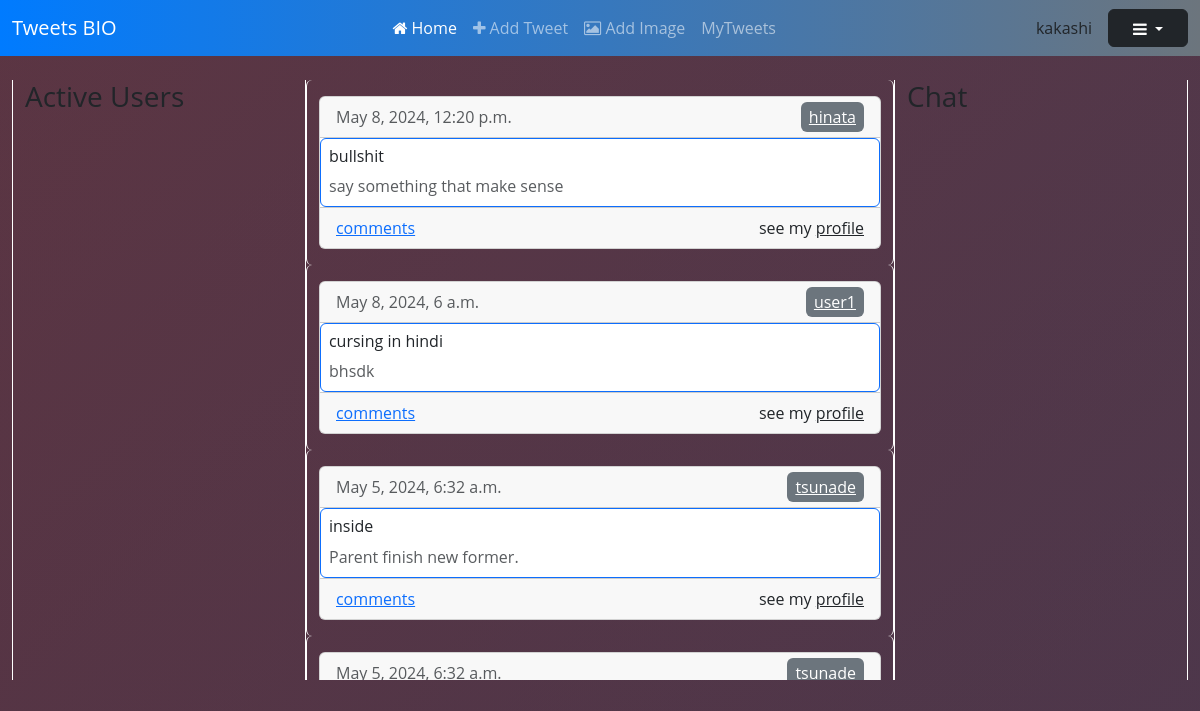
Screenshot of / (signed in) with the database file from the repository.
### myapp/models.py (models this page shows, shortened)
class Tweets(models.Model):
    user = models.ForeignKey(User,on_delete=models.CASCADE)
    topic = models.CharField(max_length=50,null=False,blank=False)
    tweet = models.CharField(max_length=250,null=False,blank=False)
    pub_date = models.DateTimeField()

### myapp/views.py (the view)
# urls.py: path("",index_page,name="index_page"),
@login_required(login_url="login/")
def index_page(request):
    user_data = Tweets.objects.all().order_by("-pub_date")
    return render(request,"index.html",context={"page":"home","data":user_data})

### myapp/templates/index.html (shortened to what this page needs)
{% extends "base.html" %}
{% block navbar %}
<nav class="navbar navbar-expand-lg navbar-dark bg-dark">
  <div class="container-fluid">
    <a class="navbar-brand" href="/">Tweets BIO</a>
    <div class="collapse navbar-collapse" id="navbarNav">
      <ul class="navbar-nav mx-auto">
        <li class="nav-item">
          <a class="nav-link active" aria-current="page" href="{% url 'myapp:index_page' %}"><i class="fa fa-home"></i> Home</a>
        </li>
        <li class="nav-item">
          <a class="nav-link" href="{% url 'myapp:add_tweet_page' %}"><i class="fa fa-plus"></i> Add Tweet</a>
        </li>
        <li class="nav-item">
          <a class="nav-link" href="{% url 'myapp:add_image' %}"><i class="fa fa-image"></i> Add Image</a>
        </li>
        <li class="nav-item">
          <a class="nav-link" href="{% url 'myapp:all_tweets' request.user.username %}"></i>MyTweets</a>
        </li>
      </ul>
    </div>
    <div class="text-center me-3">
      <a class="nav-link font-weight-bold" href="#">{{request.user.username}}</a>
    </div>
    <div class="dropdown">
      <button class="btn btn-dark dropdown-toggle" type="button" id="dropdownMenuButton" aria-expanded="false">
        <i class="fa fa-bars"></i>
      </button>
    </div>
  </div>
</nav>
{% endblock navbar %}
{% block body %}
<div class="container-fluid p-4">
  <div class="row">
    <div class="col-lg-3 border border-white border-top-0 border-bottom-0 rounded-0">
      <h3>Active Users</h3>
    </div>
    <div class="col-lg-6" style="max-height: 600px; overflow-y: auto; scrollbar-width: none; -ms-overflow-style: none;">
      {% if data %}
        {% for element in data %}
          <div class="row">
            <div class="col-lg-12 border border-white border-top-0 border-bottom-0 rounded">
              <div class="card my-3">
                <div class="card-header d-flex justify-content-between align-items-center">
                  <span class="font-light text-muted">{{element.pub_date}}</span>
                  <div>
                    <a class="no-decoration px-2 py-1 bg-secondary text-white font-weight-bold rounded hover:bg-gray-500 mr-2 " href="{% url 'myapp:update_tweet' element.id %}">{{element.user.username}}</a>
                  </div>
                </div>
                <div class="card-body border border-primary rounded p-2">
                  <h2 class="card-title h6 text-dark">{{element.topic}}</h2>
                  <p class="card-text text-muted mb-0">{{element.tweet}}</p>
                </div>
                <div class="card-footer d-flex justify-content-between align-items-center">
                  <a class="text-primary" href="#">comments</a>
                  <div>
                    <p class="mb-0">see my <a class="text-dark font-weight-bold" style="text-decoration:underline" href="{% url 'myapp:show_profile' element.user.username %}">profile</a></p>
                  </div>
                </div>
              </div>
            </div>
          </div>
        {% endfor %}
      {% endif %}
    </div>
    <div class="col-lg-3 border border-white border-top-0 border-bottom-0 rounded-0">
      <h3>Chat</h3>
    </div>
  </div>
</div>
{% endblock body %}

### rows the page displays
Tweets: pub_date "May 8, 2024, 12:20 p.m.", user.username "hinata", topic "bullshit", tweet "say something that make sense"
Tweets: pub_date "May 8, 2024, 6 a.m.", user.username "user1", topic "cursing in hindi", tweet "bhsdk"
Tweets: pub_date "May 5, 2024, 6:32 a.m.", user.username "tsunade", topic "inside", tweet "Parent finish new former."
Tweets: pub_date "May 5, 2024, 6:32 a.m.", user.username "tsunade"

### other values shown
{{ request.user.username }} "kakashi"
